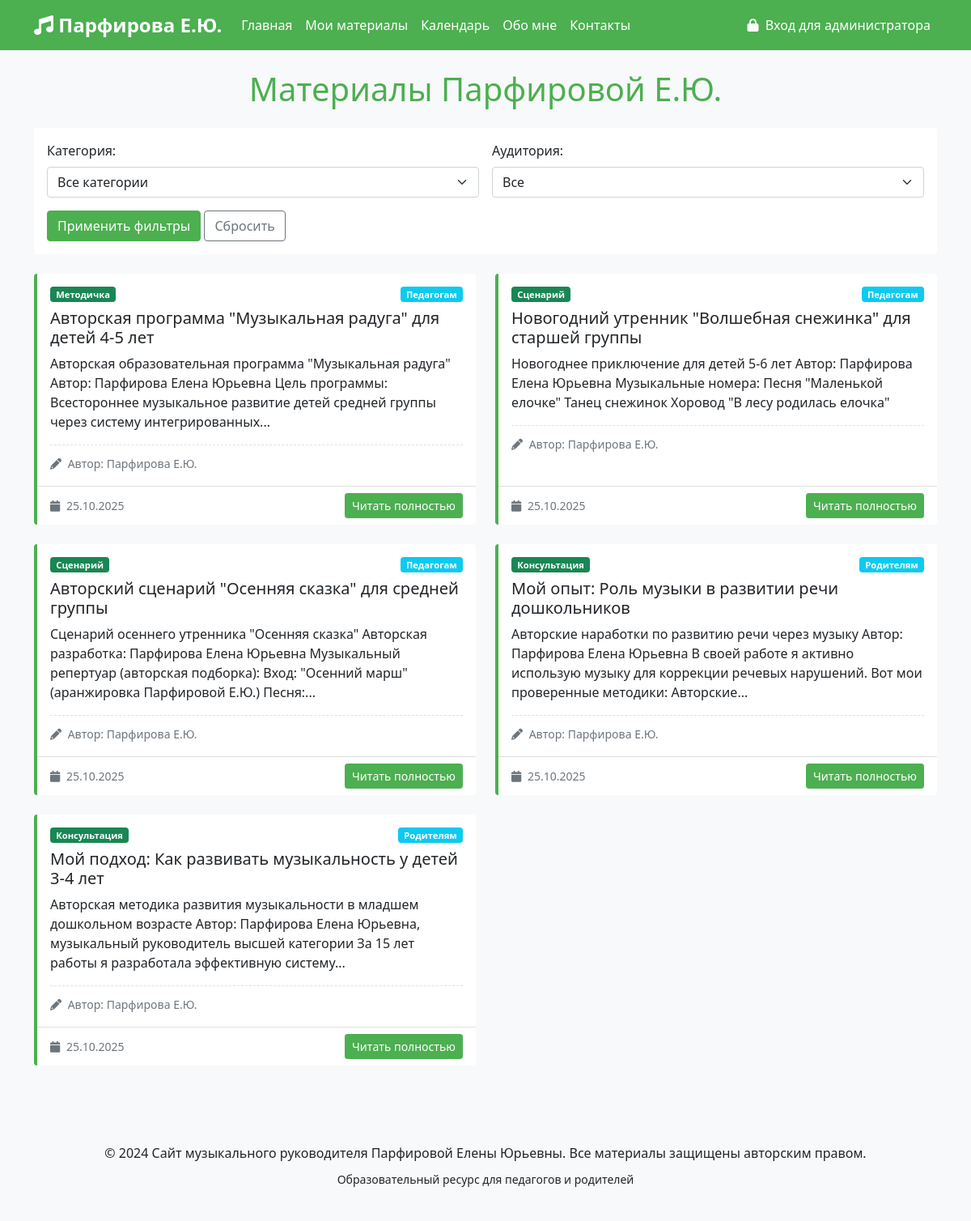
Page /materials on the earlier database version.
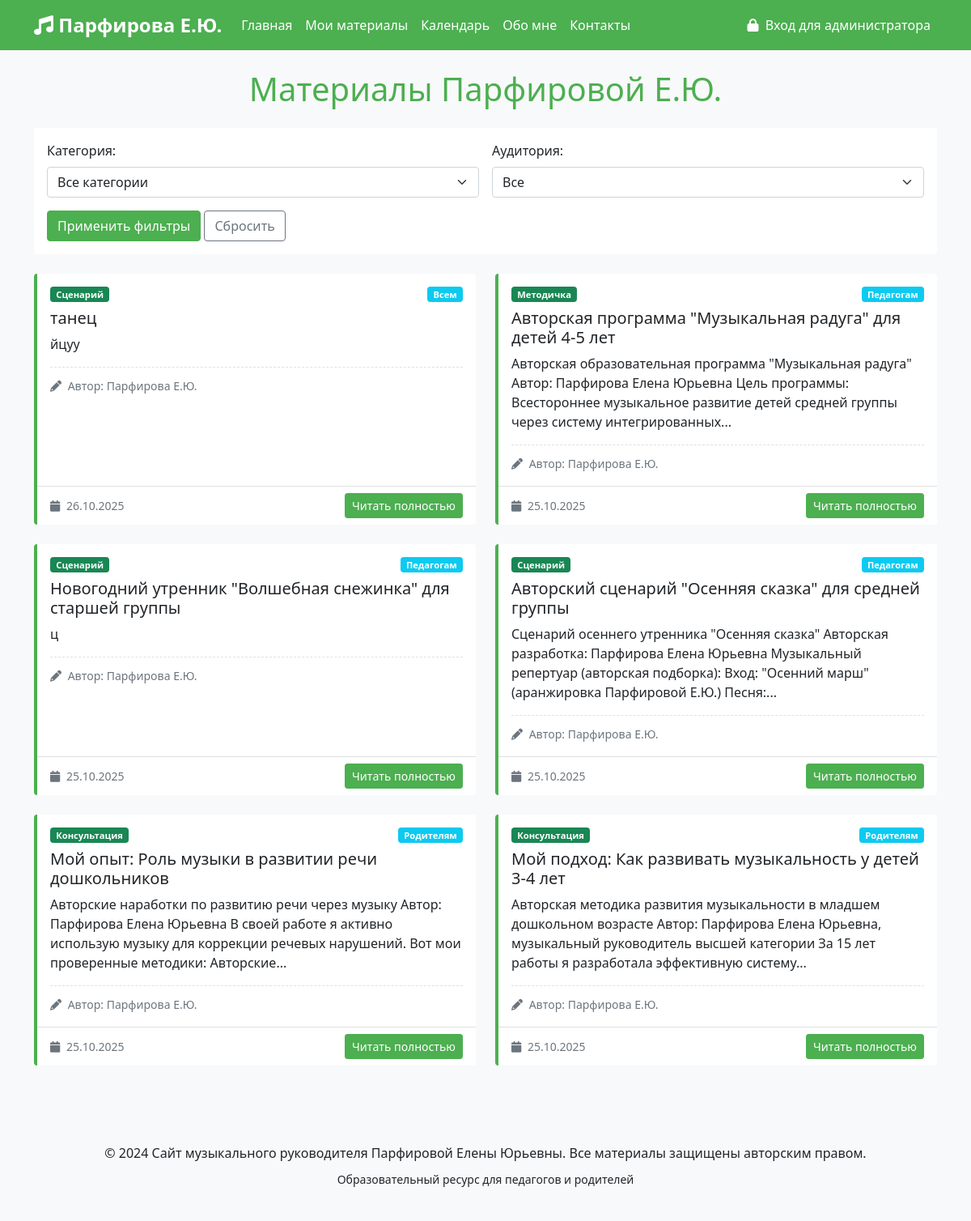
Same page on the later database version.
### models.py (models this page shows)
class Material(db.Model):
    id = db.Column(db.Integer, primary_key=True)
    title = db.Column(db.String(200), nullable=False)
    content = db.Column(db.Text, nullable=False)
    category = db.Column(db.String(50), nullable=False)
    target_audience = db.Column(db.String(50), nullable=False)
    created_date = db.Column(db.DateTime, nullable=False, default=lambda: datetime.now(timezone.utc))
    file_path = db.Column(db.String(300))
    is_published = db.Column(db.Boolean, default=True)

### app.py (the view)
@app.route('/materials')
def materials():
    log_visit('materials')
    category = request.args.get('category', 'all')
    audience = request.args.get('audience', 'all')
    query = Material.query.filter_by(is_published=True)
    if category != 'all':
        query = query.filter_by(category=category)
    if audience != 'all':
        query = query.filter_by(target_audience=audience)
    materials_list = query.order_by(Material.created_date.desc()).all()
    return render_template('materials.html',
                         materials=materials_list,
                         current_category=category,
                         current_audience=audience)

### app.py (called while the page is built)
def log_visit(page):
    visit = PageVisit(
        page=page,
        ip_address=request.remote_addr
    )
    db.session.add(visit)
    db.session.commit()

### templates/materials.html (shortened to what this page needs)
{% extends "base.html" %}
{% block content %}
<div class="container mt-4">
    <h1 class="text-center mb-4" style="color: #4CAF50;">Материалы Парфировой Е.Ю.</h1>
    <div class="card mb-4">
        <div class="card-body">
            <form method="get" class="row g-3">
                <div class="col-md-6">
                    <label class="form-label">Категория:</label>
                    <select name="category" class="form-select">
                        <option value="all" {% if current_category=='all' %}selected{% endif %}>Все категории</option>
                    </select>
                </div>
                <div class="col-md-6">
                    <label class="form-label">Аудитория:</label>
                    <select name="audience" class="form-select">
                        <option value="all" {% if current_audience=='all' %}selected{% endif %}>Все</option>
                    </select>
                </div>
                <div class="col-12">
                    <button type="submit" class="btn btn-success">Применить фильтры</button>
                    <a href="{{ url_for('materials') }}" class="btn btn-outline-secondary">Сбросить</a>
                </div>
            </form>
        </div>
    </div>
    <div class="row">
        {% for material in materials %}
        <div class="col-lg-6 mb-4">
            <div class="card h-100 material-card">
                <div class="card-body">
                    <div class="d-flex justify-content-between align-items-start mb-2">
                        <span class="badge bg-success">
                            {% if material.category == 'consultation' %}Консультация
                            {% elif material.category == 'scenario' %}Сценарий
                            {% elif material.category == 'methodical' %}Методичка
                            {% else %}Статья{% endif %}
                        </span>
                        <span class="badge bg-info">
                            {% if material.target_audience == 'teachers' %}Педагогам
                            {% elif material.target_audience == 'parents' %}Родителям
                            {% else %}Всем{% endif %}
                        </span>
                    </div>
                    <h5 class="card-title">{{ material.title }}</h5>
                    <p class="card-text">
                        {{ material.content | striptags | truncate(200) }}
                    </p>
                    <div class="author-signature">
                        <small class="text-muted">
                            <i class="fas fa-pencil-alt me-1"></i>
                            Автор: Парфирова Е.Ю.
                        </small>
                    </div>
                </div>
                <div class="card-footer bg-transparent">
                    <div class="d-flex justify-content-between align-items-center">
                        <small class="text-muted">
                            <i class="fas fa-calendar me-1"></i>
                            {{ material.created_date.strftime('%d.%m.%Y') }}
                        </small>
                        <a href="{{ url_for('material_detail', material_id=material.id) }}"
                            class="btn btn-sm btn-success">
                            Читать полностью
                        </a>
                    </div>
                </div>
            </div>
        </div>
        {% endfor %}
    </div>
</div>
{% endblock %}

### templates/base.html (shortened to what this page needs)
<!DOCTYPE html>
<html lang="ru">
<head>
    <link href="https://cdn.jsdelivr.net/npm/bootstrap@5.1.3/dist/css/bootstrap.min.css" rel="stylesheet">
    <link href="https://cdnjs.cloudflare.com/ajax/libs/font-awesome/6.0.0/css/all.min.css" rel="stylesheet">
    <link href="{{ url_for('static', filename='css/style.css') }}" rel="stylesheet">
</head>
<body>
    <nav class="navbar navbar-expand-lg navbar-light" style="background-color: #4CAF50;">
        <div class="container">
            <a class="navbar-brand text-white" href="{{ url_for('index') }}">
                <i class="fas fa-music"></i> Парфирова Е.Ю.
            </a>
            <div class="collapse navbar-collapse" id="navbarNav">
                <ul class="navbar-nav me-auto">
                    <li class="nav-item">
                        <a class="nav-link text-white" href="{{ url_for('index') }}">Главная</a>
                    </li>
                    <li class="nav-item">
                        <a class="nav-link text-white" href="{{ url_for('materials') }}">Мои материалы</a>
                    </li>
                    <li class="nav-item">
                        <a class="nav-link text-white" href="{{ url_for('calendar') }}">Календарь</a>
                    </li>
                    <li class="nav-item">
                        <a class="nav-link text-white" href="{{ url_for('about') }}">Обо мне</a>
                    </li>
                    <li class="nav-item">
                        <a class="nav-link text-white" href="{{ url_for('contacts') }}">Контакты</a>
                    </li>
                </ul>
                <div class="navbar-nav">
                    {% if current_user.is_authenticated %}
                    <div class="nav-item dropdown">
                        <a class="nav-link dropdown-toggle" href="#" role="button" data-bs-toggle="dropdown">
                            <i class="fas fa-user-cog me-1"></i> Админ-панель
                        </a>
                        <ul class="dropdown-menu">
                            <li><a class="dropdown-item" href="{{ url_for('admin_dashboard') }}">
                                    <i class="fas fa-tachometer-alt me-2"></i>Панель управления
                                </a></li>
                            <li><a class="dropdown-item" href="{{ url_for('admin_materials') }}">
                                    <i class="fas fa-edit me-2"></i>Управление материалами
                                </a></li>
                            <li><a class="dropdown-item" href="{{ url_for('admin_debug') }}">
                                    <i class="fas fa-bug me-2"></i>Отладка БД
                                </a></li>
                            <li>
                                <hr class="dropdown-divider">
                            </li>
                            <li><a class="dropdown-item" href="{{ url_for('logout') }}">
                                    <i class="fas fa-sign-out-alt me-2"></i>Выйти
                                </a></li>
                        </ul>
                    </div>
                    {% else %}
                    <a class="nav-link text-white" href="{{ url_for('login') }}">
                        <i class="fas fa-lock me-1"></i> Вход для администратора
                    </a>
                    {% endif %}
                </div>
            </div>
        </div>
    </nav>
    <main>
        {% block content %}{% endblock %}
    </main>
    <footer class="bg-light mt-5 py-4">
        <div class="container text-center">
            <p class="mb-0">&copy; 2024 Сайт музыкального руководителя Парфировой Елены Юрьевны. Все материалы защищены
                авторским правом.</p>
            <p class="mt-2">
                <small>Образовательный ресурс для педагогов и родителей</small>
            </p>
        </div>
    </footer>
</body>
</html>

### static/css/style.css (style rules this page uses)
:root { --primary-color: #4CAF50; --secondary-color: #FFC107; --accent-color: #2196F3; }
body { font-family: 'Segoe UI', Tahoma, Geneva, Verdana, sans-serif; background-color: #f8f9fa; }
.card { transition: transform 0.3s ease, box-shadow 0.3s ease; border: none; }
.navbar-brand { font-weight: bold; font-size: 1.5rem; }
.badge { font-size: 0.7rem; }
.btn-success { background-color: var(--primary-color); border-color: var(--primary-color); }
.material-card { border-left: 4px solid var(--primary-color); }
.card { animation: fadeIn 0.6s ease-out; }
.author-signature { border-top: 1px dashed #dee2e6; padding-top: 10px; margin-top: 15px; }

Differences in the rows shown:
added Material: category "Сценарий", target_audience "Всем", title "танец", content "йцуу", created_date "26.10.2025"
changed Material "Новогодний утренник \"Волшебная снежинка\" для старшей группы": content "Новогоднее приключение для детей 5-6 лет Автор: Парфирова Елена Юрьевна Музыкальные номера: Песня \"Маленькой елочке\" Танец снежинок Хоровод \"В лесу родилась елочка\"" → "ц"
